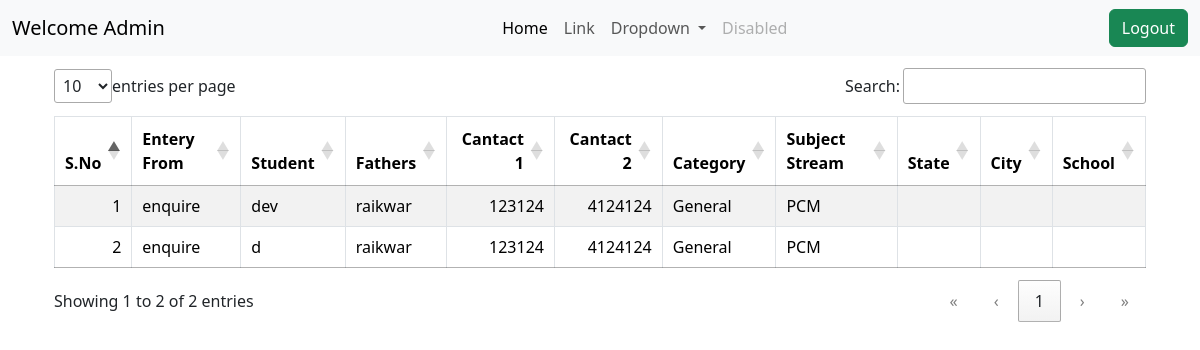
/admin.php (signed in), run on the app's committed database.
### tables this page shows
CREATE TABLE `enquiry` (
  `sno` bigint(20) UNSIGNED NOT NULL,
  `entery_type` varchar(20) NOT NULL,
  `sname` varchar(40) NOT NULL,
  `fname` varchar(40) NOT NULL,
  `contact1` bigint(12) NOT NULL,
  `contact2` bigint(12) NOT NULL,
  `ccategory` varchar(10) NOT NULL,
  `subject_stream` varchar(50) NOT NULL,
  `school_name` varchar(50) NOT NULL,
  `city` varchar(50) NOT NULL,
  `tehsil` varchar(50) NOT NULL,
  `Village` varchar(50) NOT NULL
);

### admin.php (the view, shortened to what this page needs)
<!DOCTYPE html>
<html lang="en">
<head>
</head>
<body>
    <?php include 'components/_navbar.php'; ?>
    <div class="container">
        <!DOCTYPE html>
        <html lang="en">
        <head>
            <link rel="stylesheet" href="bootstrap-5.3.3-dist/css/bootstrap.min.css">
            <link rel="stylesheet" href="lib/datatable/dataTables.css">
        </head>
        <body>
            <div class="container">
                <table id="myTable" class="table table-striped table-bordered dt-responsive">
                    <thead>
                        <tr>
                            <th>S.No</th>
                            <th>Entery From</th>
                            <th>Student</th>
                            <th>Fathers</th>
                            <th>Cantact 1</th>
                            <th>Cantact 2</th>
                            <th>Category</th>
                            <th>Subject Stream</th>
                            <th>State</th>
                            <th>City</th>
                            <th>School</th>
                        </tr>
                    </thead>
                    <tbody>
                        <?php
                        include 'components/_dbconnect.php';
                        $sql = "SELECT * FROM `enquiry`";
                        $result = $conn->query($sql);
                        $index = 1;
                        if ($result->num_rows > 0) {
                            while ($row = $result->fetch_assoc()) {
                                echo "<tr>";
                                echo "<td>" . $index++ . "</td>";
                                echo "<td>" . $row['entery_type'] . "</td>";
                                echo "<td>" . $row['sname'] . "</td>";
                                echo "<td>" . $row['fname'] . "</td>";
                                echo "<td>" . $row['contact1'] . "</td>";
                                echo "<td>" . $row['contact2'] . "</td>";
                                echo "<td>" . $row['ccategory'] . "</td>";
                                echo "<td>" . $row['subject_stream'] . "</td>";
                                echo "<td>" . $row['state'] . "</td>";
                                echo "<td>" . $row['city'] . "</td>";
                                echo "<td>" . $row['school_name'] . "</td>";
                                echo "</tr>";
                            }
                        } else {
                            echo "<tr><td colspan='6' class='text-center'>No data available</td></tr>";
                        }
                        ?>
                    </tbody>
                </table>
            </div>
        </body>
        </html>
    </div>
</body>
</html>

### components/_navbar.php (shortened to what this page needs)
<?php
echo '<nav class="navbar navbar-expand-lg navbar-light bg-light">
        <div class="container-fluid">
            <a class="navbar-brand" href="#">Welcome '.ucfirst($_SESSION["username"]).'</a>
            <button class="navbar-toggler" type="button" data-bs-toggle="collapse" data-bs-target="#navbarSupportedContent" aria-controls="navbarSupportedContent" aria-expanded="false" aria-label="Toggle navigation">
                <span class="navbar-toggler-icon"></span>
            </button>
            <div class="collapse navbar-collapse" id="navbarSupportedContent">
                <ul class="navbar-nav mx-auto mb-2 mb-lg-0">
                    <li class="nav-item">
                        <a class="nav-link active" aria-current="page" href="#">Home</a>
                    </li>
                    <li class="nav-item">
                        <a class="nav-link" href="#">Link</a>
                    </li>
                    <li class="nav-item dropdown">
                        <a class="nav-link dropdown-toggle" href="#" id="navbarDropdown" role="button" data-bs-toggle="dropdown" aria-expanded="false">
                            Dropdown
                        </a>
                        <ul class="dropdown-menu" aria-labelledby="navbarDropdown">
                            <li><a class="dropdown-item" href="#">Action</a></li>
                            <li><a class="dropdown-item" href="#">Another action</a></li>
                            <li>
                                <hr class="dropdown-divider">
                            </li>
                            <li><a class="dropdown-item" href="#">Something else here</a></li>
                        </ul>
                    </li>
                    <li class="nav-item">
                        <a class="nav-link disabled" href="#" tabindex="-1" aria-disabled="true">Disabled</a>
                    </li>
                </ul>
                <form class="d-flex">
                    <a class="btn btn-success" href="logout.php">Logout</a>
                </form>
            </div>
        </div>
    </nav>';
?>

### data on the page
enquiry: entery_type "enquire", sname "dev", fname "raikwar", contact1 "123124", contact2 "4124124", ccategory "General", subject_stream "PCM"
enquiry: entery_type "enquire", sname "d", fname "raikwar", contact1 "123124", contact2 "4124124", ccategory "General", subject_stream "PCM"

### other printed values
$_SESSION["username"] "Admin"
